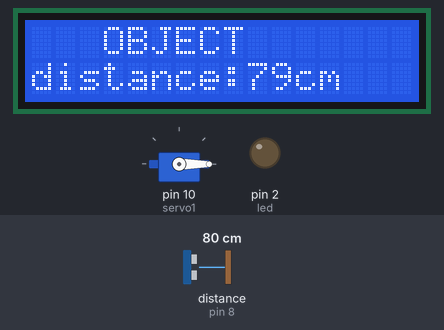
Bench run of a sketch on a simulated Arduino Uno, built with avr-gcc and run on an emulated ATmega328P. Parts: 16×2 character LCD, servo, output pins drawn as LEDs (lit = HIGH). Wiring (inferred from the names in the program): ultrasonic range finder: trigger pin 9; echo pin 8. The test bench sets the inputs (shaded band); at power-on: distance to the obstacle (sensor on pin 8) 80 cm. The echo pulse lasts 58.3 µs per cm; pins used as bus, display or sensor lines are not drawn; what the sketch prints to the serial monitor is not drawn.

Above: at 6.3 s.
6.4 s: distance to the obstacle (sensor on pin 8) set to 22 cm
At 6.8 s:
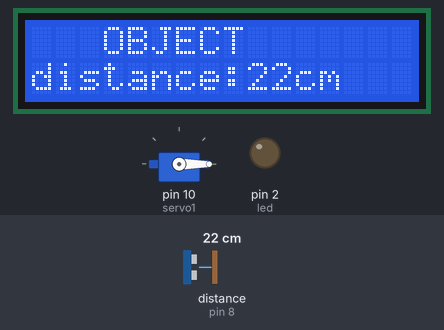
9.6 s: distance to the obstacle (sensor on pin 8) set to 19 cm
At 10.07 s:
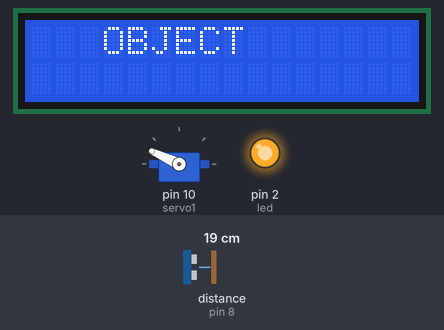
12.3 s: distance to the obstacle (sensor on pin 8) set to 35 cm
At 12.6 s:
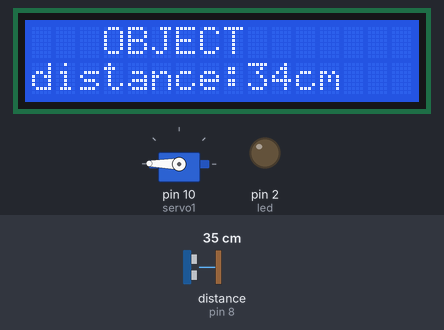
13.8 s: distance to the obstacle (sensor on pin 8) set to 60 cm
At 14.5 s:
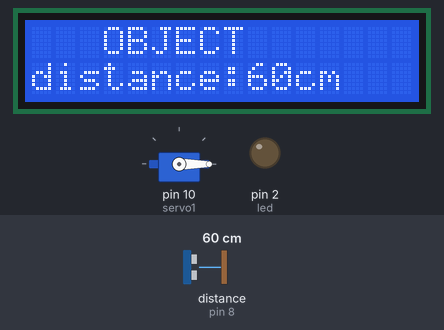
17.0 s: distance to the obstacle (sensor on pin 8) set to 2 cm
At 18.3 s:
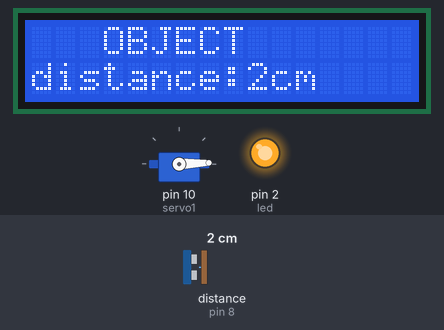
23.4 s: distance to the obstacle (sensor on pin 8) set to 120 cm
At 25.3 s:
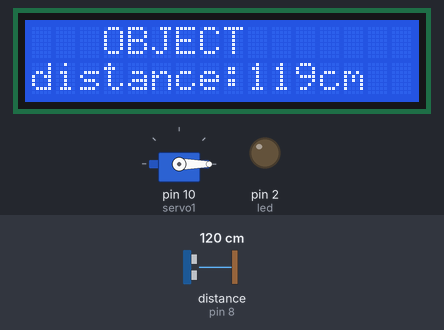
Timing chart, 0 to 26.8 s (numbered marks = the images above; inputs shaded):
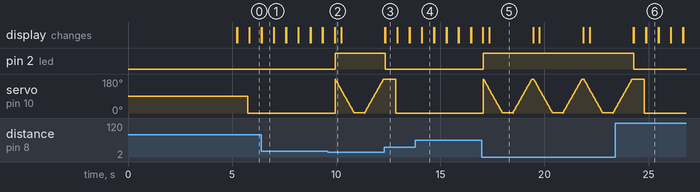

The sketch:

Arduino_Servo-DC-HC-SR04-LCD.ino
```cpp
#include <Wire.h >
#include <LiquidCrystal_I2C.h>
#include <Servo.h>
LiquidCrystal_I2C lcd(0x27, 16, 2); // run ic2_scanner sketch and get the IC2 address, which is 0x3f in my case, it could be 0x3f in many cases
Servo servo1; //initialize servo
#define trigPin 9 // initilize pin9 for HCSR04 trigger pin
#define echoPin 8 // initilize pin8 for HCSR04 Echo pin
#define led 2 // initilize pin2 for LED
int pos = 0;
void setup()
{
  lcd.begin (16, 2); // begin LCD
  lcd.init(); // Initialize LCD
  lcd.setCursor(2, 0); // Set the cursor

  // Print a message to the LCD.
  lcd.backlight();
  lcd.print("  Hello!");
  lcd.setCursor(0, 1);
  lcd.print(" Microdigisoft");
  delay(5000);

  // initialize the lcd
  Serial.begin (9600);
  servo1.attach(10);
  pinMode(trigPin, OUTPUT);
  pinMode(echoPin, INPUT);
  pinMode(led, OUTPUT);
}
void loop()
{
  lcd.begin(16, 2);
  // clear old screen data
  lcd.clear();
  // text to be dispalyed on the screen
  lcd.setCursor(3, 0);
  lcd.print("OBJECT");
  long duration, distance;
  digitalWrite(trigPin, LOW);
  delayMicroseconds(2);
  digitalWrite(trigPin, HIGH);
  delayMicroseconds(10);
  digitalWrite(trigPin, LOW);
  duration = pulseIn(echoPin, HIGH);
  distance = (duration / 2) / 29.1;
  lcd.setCursor(0, 1);
  lcd.print ("distance:");
  if (distance <= 20)
  {
    //servo1.write(180);
    Serial.print(distance);
    lcd.print (distance);
    lcd.print ("cm");
    digitalWrite(led, HIGH);
    for (pos = 180; pos > 1; pos -= 1)  // goes from 180 degrees to 0 degrees                                                                                 // in steps of 1 degree
    {
      servo1.write (pos);      // tell servo to go to position in variable 'pos'
      delay (5);          // waits 5ms for the servo to reach the position
    }
    digitalWrite(led, HIGH);
    Serial.println("cm : LED is on ");
    delay(500);
    for (pos = 0; pos < 180; pos += 1) // goes from 0 degrees to 180 degrees
    {
      servo1.write(pos);
      delay(5);

    }
  }
  else {
    Serial.print(distance);
    lcd.print (distance);
    lcd.print ("cm");
    digitalWrite(led, LOW);
    Serial.println(" cm : LED is off ");
    delay(500);
    servo1.write(0);
  }
}
```

Measured:
- the behaviour switches between 21 and 20 cm on distance to the obstacle (sensor on pin 8) (found by bisection; images 1 and 2)
- after the input at 9.6 s, pin 2 (led): LOW → HIGH after 0.34 s
- after the input at 12.3 s, pin 2 (led): HIGH → LOW after 0.05 s
- after the input at 13.8 s, the display: first differs from a run without the input after 0.32 s (image 4)
- after the input at 23.4 s, pin 2 (led): HIGH → LOW after 0.89 s; the display: first differs from a run without the input after 0.89 s (image 6 shows a later state)
- what the display in image 1 shows lasts 0.6 s, from 6.4 s to 7.0 s
